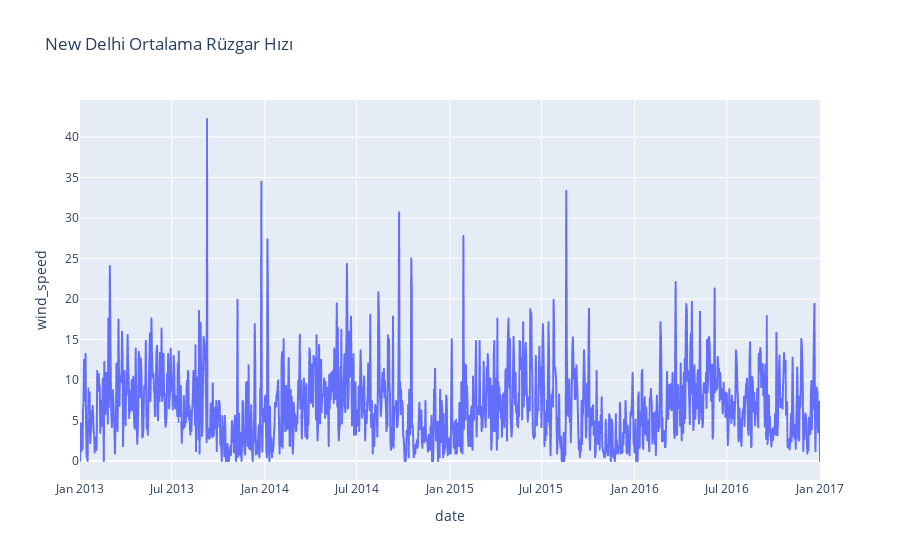

The cell this chart's notebook holds for it:
### Code cell
px.line(df,x="date",y="wind_speed", title="New Delhi Ortalama Rüzgar Hızı")

### Figure 1 — Plotly figure (JSON) as saved in the notebook; plotly's stock layout.template omitted (floating-point values rounded to 4 significant figures; data arrays with more than 128 entries replaced by an {"elided": "..."} marker saying what was removed)
{"data": [{"hovertemplate": "date=%{x}<br>wind_speed=%{y}<extra></extra>", "legendgroup": "", "line": {"color": "#636efa", "dash": "solid"}, "marker": {"symbol": "circle"}, "mode": "lines", "name": "", "showlegend": false, "type": "scattergl", "x": {"elided": "1462 str values"}, "xaxis": "x", "y": {"elided": "1462 float values"}, "yaxis": "y"}], "layout": {"autosize": true, "legend": {"tracegroupgap": 0}, "title": {"text": "New Delhi Ortalama Rüzgar Hızı"}, "xaxis": {"anchor": "y", "autorange": true, "domain": [0, 1], "range": ["2013-01-01", "2017-01-01"], "title": {"text": "date"}, "type": "date"}, "yaxis": {"anchor": "x", "autorange": true, "domain": [0, 1], "range": [-2.346, 44.57], "title": {"text": "wind_speed"}, "type": "linear"}}}
